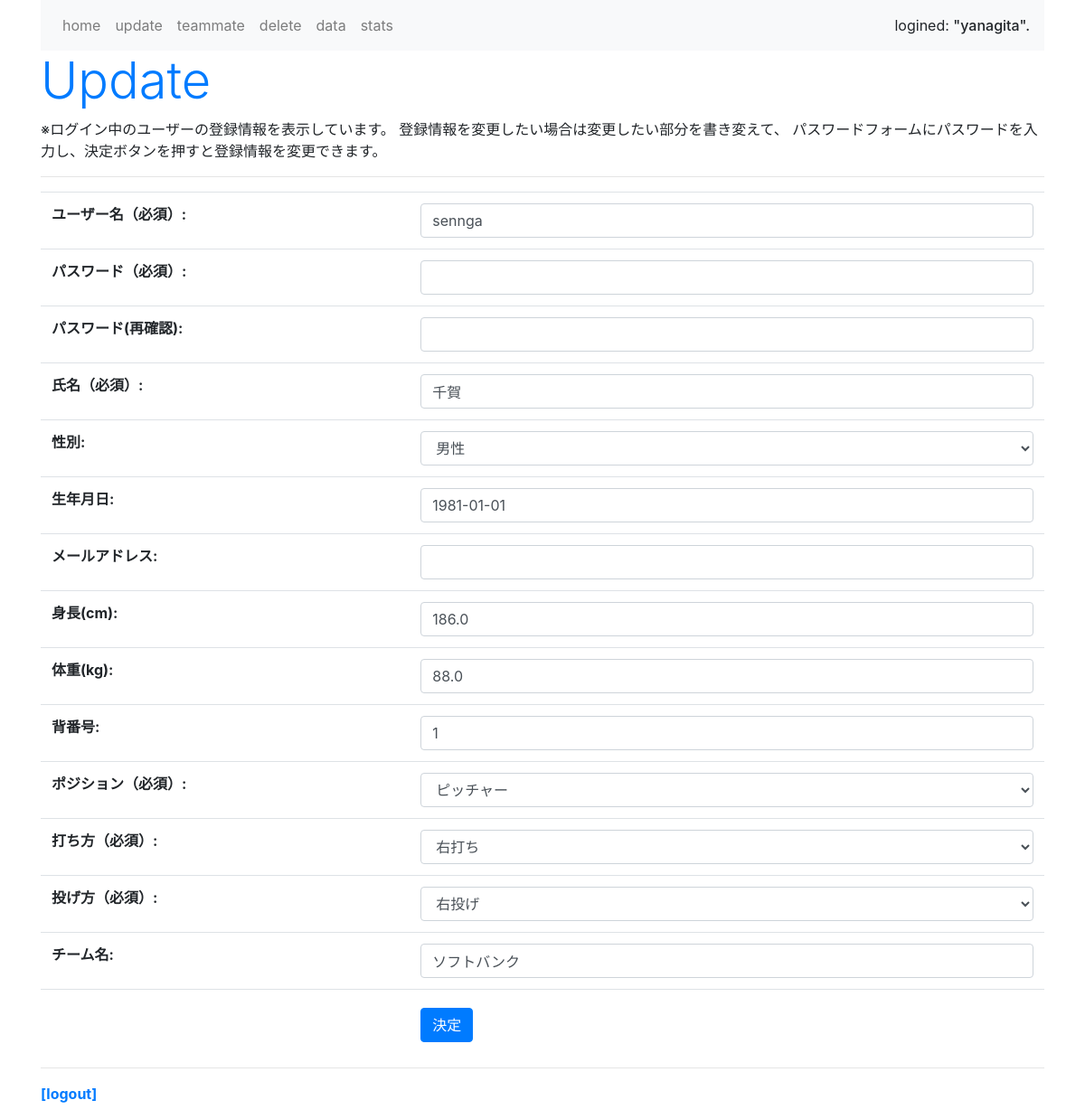
The page /update/24 (signed in) on the database as committed earlier.
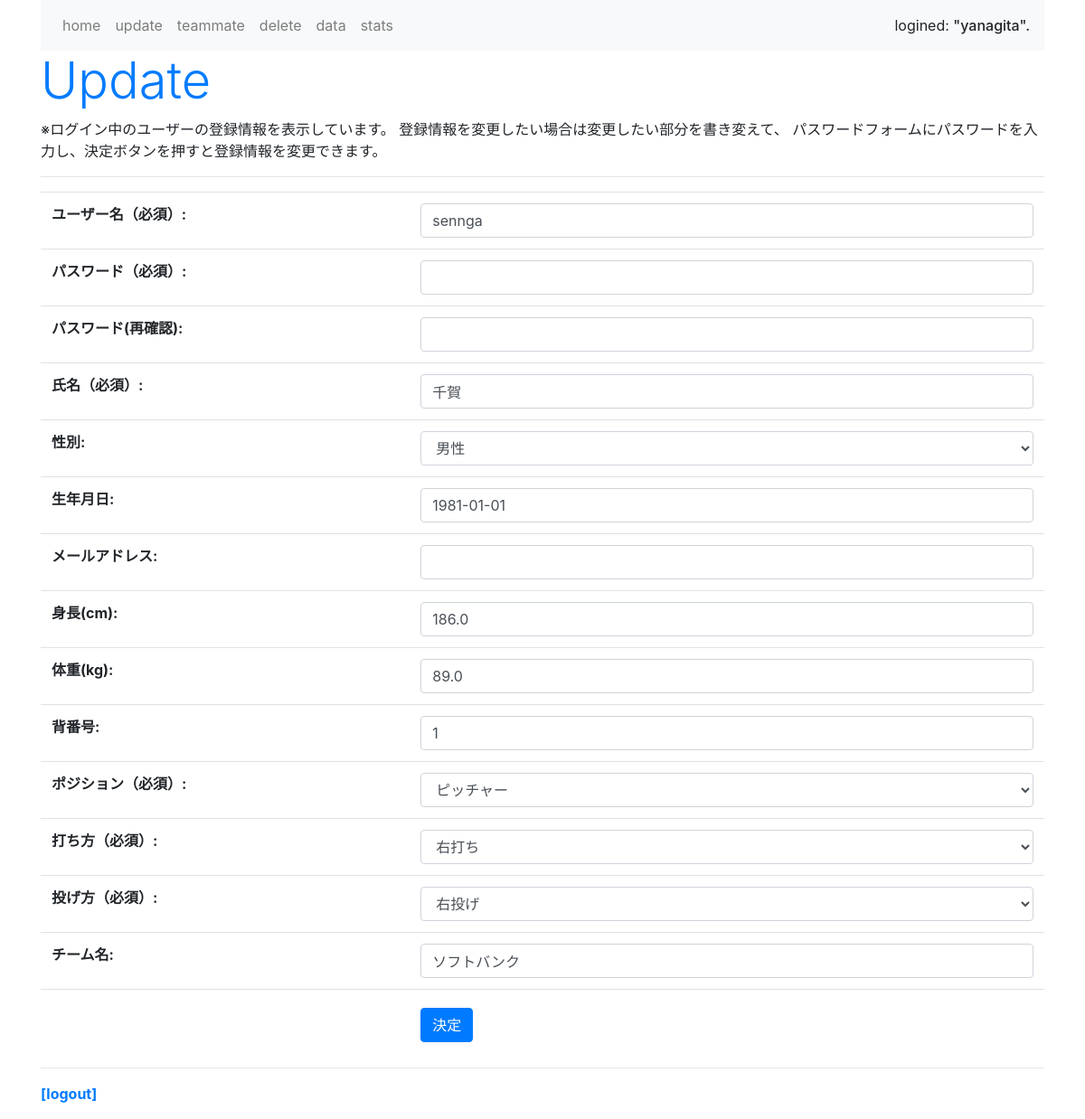
The same page on the database as committed later.
### baseball_app/models.py (models this page shows, shortened)
class Profile(models.Model):
    GENDER_CHOICES = (
        ('man', '男性'),
        ('woman', '女性'),
        ('other', 'その他'),
    )
    POSITION_CHOICES = (
        ('picher', 'ピッチャー'),
        ('catcher', 'キャッチャー'),
        ('first', 'ファースト'),
        ('second', 'セカンド'),
        ('third', 'サード'),
        ('short', 'ショート'),
        ('left', 'レフト'),
        ('center', 'センター'),
        ('right', 'ライト'),
    )
    BATTING_HANDEDNESS_CHOICES = (
        ('right_handed_batting', '右打ち'),
        ('left_handed_batting', '左打ち'),
        ('switch_hitter', '両打ち'),
    )
    THROWING_HANDEDNESS_CHOICES = (
        ('right_handed_throwing', '右投げ'),
        ('left_handed_throwing', '左投げ'),
        ('switch_picher', '両投げ'),
    )
    user = models.OneToOneField(User, on_delete=models.CASCADE)
    name = models.CharField('氏名（必須）', max_length=100)
    gender = models.CharField('性別',blank=True, null=True, max_length=5, choices=GENDER_CHOICES)
    birthday = models.DateField('生年月日', blank=True, null=True)
    email = models.EmailField('メールアドレス', blank=True, null=True)
    height = models.FloatField('身長(cm)', blank=True, null=True, validators=[MinValueValidator(50), MaxValueValidator(300)])
    weight = models.FloatField('体重(kg)', blank=True, null=True, validators=[MinValueValidator(20), MaxValueValidator(200)])
    uniform_number = models. PositiveIntegerField('背番号', blank=True, null=True, validators=[MinValueValidator(1), MaxValueValidator(999)])
    position = models.CharField('ポジション（必須）', max_length=7, choices=POSITION_CHOICES)
    batting_handedness = models.CharField('打ち方（必須）', max_length=20, choices=BATTING_HANDEDNESS_CHOICES)
    throwing_handedness = models.CharField('投げ方（必須）', max_length=21, choices=THROWING_HANDEDNESS_CHOICES)
    team = models.CharField('チーム名', max_length=100, blank=True, null=True)

### baseball_app/views.py (the view, shortened to what this page needs)
# urls.py: path('update/<int:pk>', updateview, name='update'),
@login_required()
def updateview(request, pk):
    user = get_object_or_404(User, pk=pk)
    profile = Profile.objects.get(user_id=pk)
    user_form = UserCreateForm(request.POST or None, instance=user)
    profile_form = ProfileForm(request.POST or None, instance=profile)
    context = {
        "user_form": user_form,
        "profile_form": profile_form,
    }
    return render(request, 'update.html', context)

### baseball_app/forms.py
class UserCreateForm(UserCreationForm):
    username = forms.CharField(label='ユーザー名（必須）', \
        widget=forms.TextInput(attrs={'class':'form-control'}))
    password1 = forms.CharField(label='パスワード（必須）', \
        widget=forms.PasswordInput(attrs={'class':'form-control'}))
    password2 = forms.CharField(label='パスワード(再確認)', \
        widget=forms.PasswordInput(attrs={'class':'form-control'}))

class ProfileForm(forms.ModelForm):
    def __init__(self, *args, **kwargs):
        super().__init__(*args, **kwargs)
        for field in self.fields.values():
            field.widget.attrs["class"] = "form-control"
    class Meta:
        model = Profile
        fields = (
            "name", "gender", "birthday", "email", "height", "weight", "uniform_number", "position", "batting_handedness", "throwing_handedness", "team"
        )

### templates/update.html (shortened to what this page needs)
{% extends 'base.html' %}
{% block header %}
<h1 class="display-4 text-primary">Update</h1>
<p class="caption">※ログイン中のユーザーの登録情報を表示しています。
    登録情報を変更したい場合は変更したい部分を書き変えて、
    パスワードフォームにパスワードを入力し、決定ボタンを押すと登録情報を変更できます。
</p>
{% endblock header %}
{% block content %}
<form action="" method="POST">{% csrf_token %}
    <table class="table">
    {{ user_form.as_table }}
    <hr>
    {{ profile_form.as_table }}
    <tr>
        <th>
            <td>
                <input type="submit" value="決定" class="btn btn-primary mt-2"></table>
</form>
{% endblock content %}

### templates/base.html (shortened to what this page needs)
<!doctype html>
<html lang="ja">
    <head>
        <link rel="stylesheet" href="https://stackpath.bootstrapcdn.com/bootstrap/4.5.0/css/bootstrap.min.css">
    </head>
    <body class="container">
        <nav class="navbar navbar-expand navbar-light bg-light">
            <ul class="navbar-nav mr-auto">
                <li class="nav-item"><a href="{% url 'home' %}" class="nav-link">home</a></li>
                <li class="nav-item"><a href="{% url 'update' user.pk %} " class="nav-link">update</a></li>
                <li class="nav-item"><a href="{% url 'list' %}" class="nav-link">teammate</a></li>
                <li class="nav-item"><a href="{% url 'delete' %}" class="nav-link">delete</a></li>
                <li class="nav-item"><a href="{% url 'data' %}" class="nav-link">data</a></li>
                <li class="nav-item"><a href="{% url 'stats' %}" class="nav-link">stats</a></li>
                </ul>
            <span>logined: <span class="h6">"{{ request.user.username }}".</span> </span>
        </nav>
        <div>
            {% block header %}{% endblock header %}
        </div>
        {% block content %}{% endblock content %}
        <hr>
        <div class="my-3">
            <span class="font-weight-bold"><a href="{% url 'logout' %}">[logout]</a></span>
        </div>
    </body>
</html>

Rows that differ between the two databases and show on the page:
changed Profile "千賀": weight "88.0" → "89.0"
